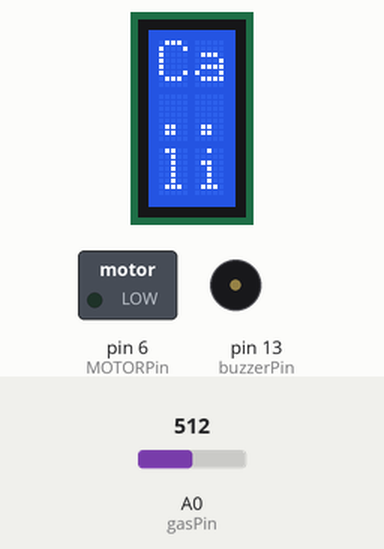
Recording of a sketch running on a simulated Arduino Uno, built with avr-gcc and run on an emulated ATmega328P. Parts: 2×3 character LCD, switched loads named in the sketch (green lamp = pin HIGH), buzzer (waves = sounding, pin HIGH). The test bench sets the inputs (shaded band); at power-on: A0 (gasPin) = 512. The modem accepts every AT command (registered, SIM ready, sends succeed) and sends nothing else; what the sketch prints to the serial monitor is not drawn.

Above: at 2.6 s.
At 8.7 s:
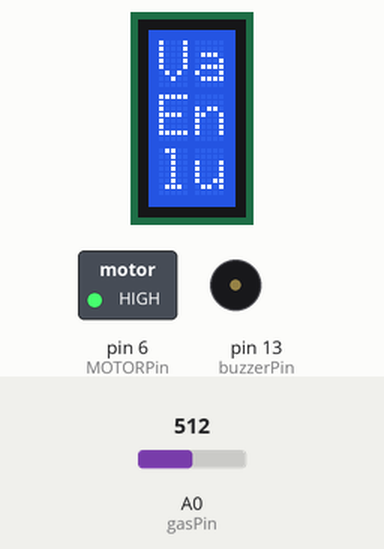
8.8 s: A0 (gasPin) set to 730
11.5 s: A0 (gasPin) set to 752
At 11.7 s:
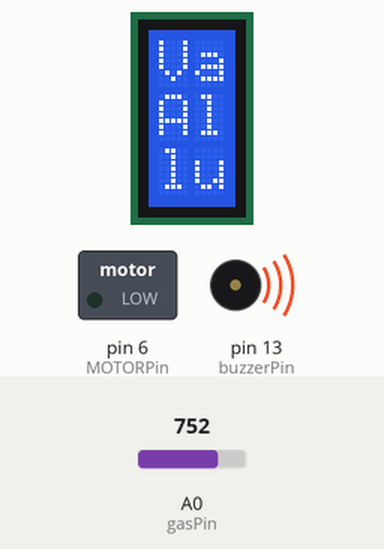
At 12.5 s:
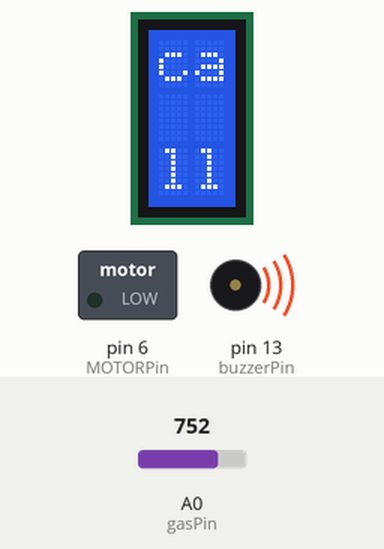
Timing chart, 0 to 14.5 s (numbered marks = the images above; inputs shaded):
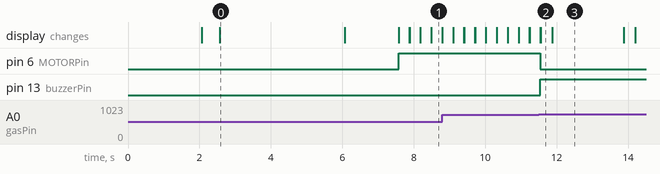

Measured:
- the behaviour switches between 739 and 740 on A0 (gasPin) (found by bisection; images 1 and 2)
- after the input at 11.5 s, pin 6 (MOTORPin): HIGH → LOW at once; pin 13 (buzzerPin): LOW → HIGH at once; the display: first differs from a run without the input after 0.05 s (image 2)
- what the display in image 0 shows lasts 3.5 s, from 2.6 s to 6.1 s
- what the display in image 3 shows lasts 2.0 s, from 11.9 s to 13.9 s

The sketch:

lpg_gas_3rd_year_BE.ino
```cpp
   #include <LiquidCrystal.h>
   #include <SoftwareSerial.h>
   SoftwareSerial mySerial(5,10); //rx,tx  //IC -16,11
   LiquidCrystal lcd(11, 12, 2, 3, 4, 7);  //IC-13(ARDI-7)
   #define buzzerPin 13
   #define MOTORPin 6
   #define gasPin A0
   void setup()
   {
   Serial.begin(9600);
   lcd.begin(2,3);
   mySerial.begin(9600);
   pinMode(buzzerPin,OUTPUT);
   pinMode(MOTORPin,OUTPUT);
   lcd.setCursor(0, 0);
   lcd.print("Calibrating");
   for(int i = 0; i <10; i++){
      if (i==4)
        {
         lcd.setCursor(0, 1);
         lcd.print(".");
        }
       else  lcd.print(".");
      delay(500);
        }
    lcd.setCursor(5, 1);
    lcd.print("done");
    delay(1000);
    lcd.clear();
    lcd.setCursor(1, 0);
    lcd.print("SENSOR ACTIVE");
    delay(1500);
    lcd.clear();
   }
   void loop()
   {
   int gasSensor = analogRead(gasPin);
   if (gasSensor < 740)
   {
     digitalWrite(buzzerPin,LOW);
     digitalWrite(MOTORPin,HIGH);
     lcd.setCursor(0, 0);
     lcd.print("Value: ");
     lcd.print(gasSensor);
     Serial.print(gasSensor);
     Serial.print("\n");
     lcd.setCursor(0, 1);
     //Serial.println("Alcohol NOT Detected");
     lcd.print("Engine ON");
     delay(300);
     lcd.clear();
     //funDoGSMCall();
     //void SendMessage();
      }
    else  //greater that 800
      {
     digitalWrite(buzzerPin,HIGH);
     digitalWrite(MOTORPin,LOW);
     lcd.setCursor(0, 0);
     lcd.print("Value : ");
     //Serial.println("Value : ");
     lcd.print(gasSensor);
     Serial.print(gasSensor);
     Serial.print("\t");
     lcd.setCursor(0, 1);
     //Serial.println("Alcohol Detected");
     lcd.print("Alcohol Detected");
     delay(300);
     funDoGSMCall();


      }

    }

void funDoGSMCall()
{
     lcd.clear();
     lcd.setCursor(0, 0);
     lcd.print("call To Owener ");
  Serial.println("\n am doing call");
  mySerial.println("ATD+919518714326;");        // ATDxxxxxxxxxx; -- watch out here for semicolon at the end!!
  delay(2000);
  Serial.println("\n call done");
  lcd.clear();
}
```
